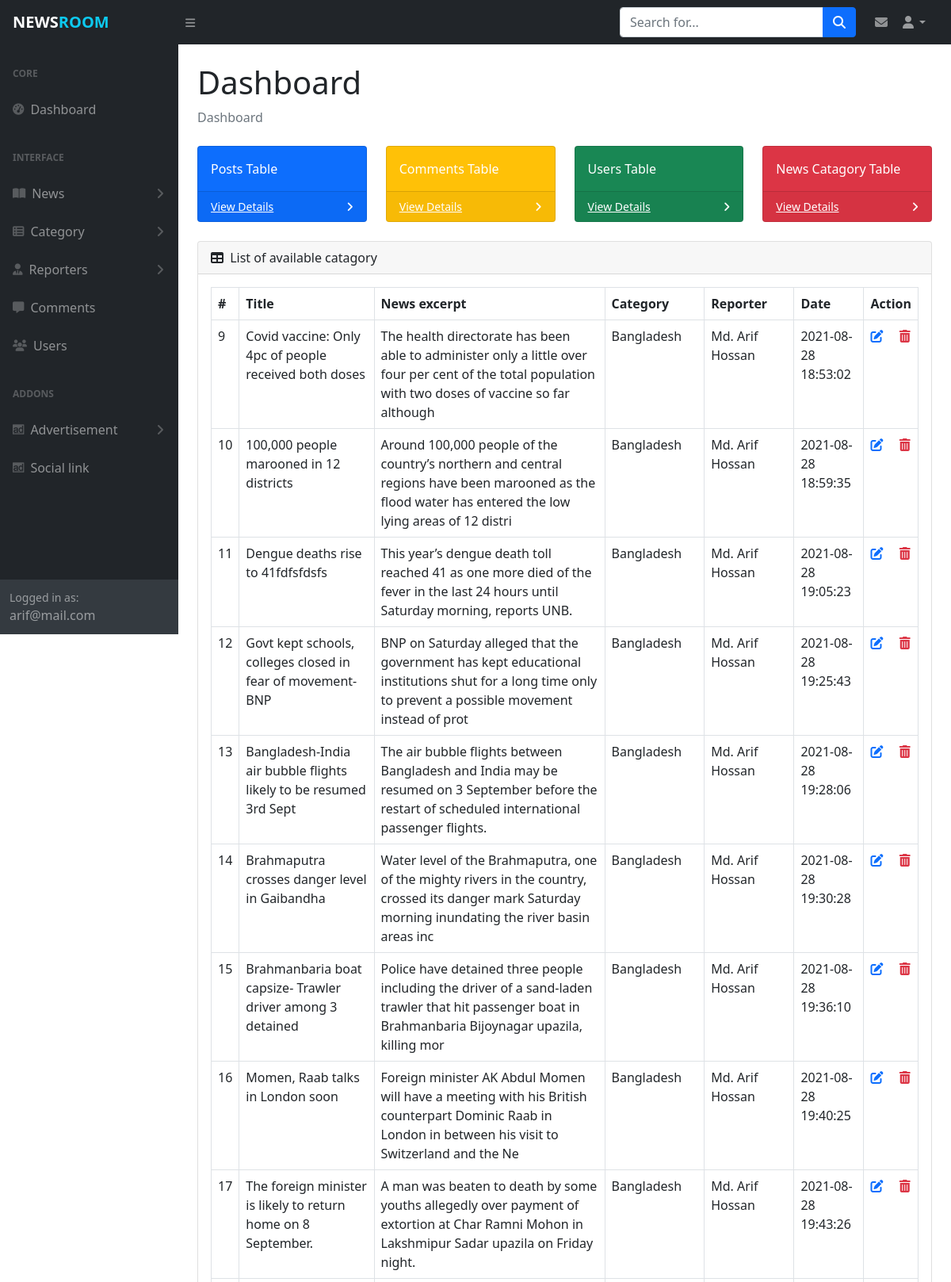
The page /admin/dashboard.php (signed in, upper part) on the database its author committed.
### tables this page shows
CREATE TABLE `myadmin` (
  `id` int(11) NOT NULL,
  `admin_name` varchar(30) DEFAULT NULL,
  `admin_mail` varchar(30) NOT NULL,
  `admin_pass` varchar(80) NOT NULL,
  `created_date` timestamp NOT NULL DEFAULT current_timestamp(),
  `updated_date` timestamp NULL DEFAULT NULL ON UPDATE current_timestamp()
);

CREATE TABLE `mypost` (
  `id` int(11) NOT NULL,
  `post_title` varchar(300) NOT NULL,
  `post_excerpt` varchar(255) DEFAULT NULL,
  `cat_id` int(11) DEFAULT NULL,
  `post_details` longtext NOT NULL,
  `post_pic` varchar(250) NOT NULL,
  `reporter_id` varchar(11) DEFAULT NULL,
  `post_date` timestamp NOT NULL DEFAULT current_timestamp(),
  `updated_at` timestamp NULL DEFAULT NULL ON UPDATE current_timestamp()
);

CREATE TABLE `mycategory` (
  `id` int(11) NOT NULL,
  `cat_name` varchar(30) NOT NULL,
  `cat_detail` varchar(300) DEFAULT NULL,
  `is_active` int(1) DEFAULT NULL,
  `created_date` timestamp NOT NULL DEFAULT current_timestamp(),
  `updated_date` timestamp NULL DEFAULT NULL ON UPDATE current_timestamp()
);

CREATE TABLE `myreporter` (
  `id` int(11) NOT NULL,
  `reporter_name` varchar(30) NOT NULL,
  `reporter_mail` varchar(30) NOT NULL,
  `reporter_mobile` varchar(14) NOT NULL,
  `reporter_img` varchar(100) NOT NULL,
  `created_date` timestamp NOT NULL DEFAULT current_timestamp()
);

### admin/dashboard.php (the view, shortened to what this page needs)
<?php include_once('includes/header.php');?>
<?php
    $sql="SELECT mypost.id, post_title, post_excerpt, cat_name, reporter_name, post_date FROM mypost, mycategory, myreporter WHERE cat_id=mycategory.id AND reporter_id=myreporter.id";
    $result=$db_config->query($sql);
?>
                <main>
                    <div class="container-fluid px-4">
                        <h1 class="mt-4">Dashboard</h1>
                        <ol class="breadcrumb mb-4">
                            <li class="breadcrumb-item active">Dashboard</li>
                        </ol>
                        <div class="row">
                            <div class="col-xl-3 col-md-6">
                                <div class="card bg-primary text-white mb-4">
                                    <div class="card-body">Posts Table</div>
                                    <div class="card-footer d-flex align-items-center justify-content-between">
                                        <a class="small text-white stretched-link" href="manage_posts.php">View Details</a>
                                        <div class="small text-white"><i class="fas fa-angle-right"></i></div>
                                    </div>
                                </div>
                            </div>
                            <div class="col-xl-3 col-md-6">
                                <div class="card bg-warning text-white mb-4">
                                    <div class="card-body">Comments Table</div>
                                    <div class="card-footer d-flex align-items-center justify-content-between">
                                        <a class="small text-white stretched-link" href="manage_comments.php">View Details</a>
                                        <div class="small text-white"><i class="fas fa-angle-right"></i></div>
                                    </div>
                                </div>
                            </div>
                            <div class="col-xl-3 col-md-6">
                                <div class="card bg-success text-white mb-4">
                                    <div class="card-body">Users Table</div>
                                    <div class="card-footer d-flex align-items-center justify-content-between">
                                        <a class="small text-white stretched-link" href="manage_users.php">View Details</a>
                                        <div class="small text-white"><i class="fas fa-angle-right"></i></div>
                                    </div>
                                </div>
                            </div>
                            <div class="col-xl-3 col-md-6">
                                <div class="card bg-danger text-white mb-4">
                                    <div class="card-body">News Catagory Table</div>
                                    <div class="card-footer d-flex align-items-center justify-content-between">
                                        <a class="small text-white stretched-link" href="manage_category.php">View Details</a>
                                        <div class="small text-white"><i class="fas fa-angle-right"></i></div>
                                    </div>
                                </div>
                            </div>
                        </div>
                        <div class="card mb-4">
                <div class="card-header">
                    <i class="fas fa-table me-1"></i>
                    List of available catagory
                </div>
                <div class="card-body table-responsive">
                    <table id="datatablesSimple" class="table table-bordered">
                        <thead>
                            <tr>
                                <th>#</th>
                                <th>Title</th>
                                <th>News excerpt</th>
                                <th>Category</th>
                                <th>Reporter</th>
                                <th>Date</th>
                                <th>Action</th>
                            </tr>
                        </thead>
                        <tbody>
                            <?php
                                while ($data=$result->fetch_object()) {
                                echo"<tr>
                                        <td>$data->id</td>
                                        <td>$data->post_title</td>
                                        <td>$data->post_excerpt</td>
                                        <td>$data->cat_name</td>
                                        <td>$data->reporter_name</td>
                                        <td>$data->post_date</td>
                                        <td>
                                            <a href='update_posts.php?id=$data->id' class='me-3'><i class='fas fa-edit'></i></a>
                                            <a href='includes/process.php?action=post_del&pid=$data->id' class='text-danger' onclick='return confirm(\"Are you sure about delete?\")'>
                                                <i class='fas fa-trash-alt'></i>
                                            </a>
                                        </td>
                                    </tr>";
                                }
                            ?>
                        </tbody>
                    </table>
                </div>
            </div>
                    </div>
                </main>
<?php include_once('includes/footer.php');?>

### admin/includes/header.php (shortened to what this page needs)
<?php
    include_once('config.php');
    $sql= "SELECT admin_name, admin_mail FROM myadmin";
    $result= $db_config->query($sql);
    $data= $result->fetch_object();
?>
<!DOCTYPE html>
<html lang="en">
    <head>
        <link href="https://cdn.jsdelivr.net/npm/simple-datatables@latest/dist/style.css" rel="stylesheet" />
        <link href="https://cdn.jsdelivr.net/npm/bootstrap@5.1.0/dist/css/bootstrap.min.css" rel="stylesheet">
        <link href="https://cdn.jsdelivr.net/npm/summernote@0.8.18/dist/summernote-lite.min.css" rel="stylesheet">
        <link rel="stylesheet" href="js/styles.css?v=<?php echo time();?>">
    </head>
    <body class="sb-nav-fixed">
        <nav class="sb-topnav navbar navbar-expand navbar-dark bg-dark">
            <a class="navbar-brand ps-3 fw-bold" href="dashboard.php">NEWS<span class="text-info">ROOM</span></a>
            <button class="btn btn-link btn-sm order-1 order-lg-0 me-4 me-lg-0" id="sidebarToggle" href="#!"><i class="fas fa-bars"></i></button>
            <form class="d-none d-md-inline-block form-inline ms-auto me-0 me-md-3 my-2 my-md-0">
                <div class="input-group">
                    <input class="form-control" type="text" placeholder="Search for..." aria-label="Search for..." aria-describedby="btnNavbarSearch" />
                    <button class="btn btn-primary" id="btnNavbarSearch" type="button"><i class="fas fa-search"></i></button>
                </div>
            </form>
            <div class="mx-2">
                <a href="manage_massages.php" class="text-decoration-none text-white-50">
                    <i class="fas fa-envelope"></i>
                </a>
            </div>
            <ul class="navbar-nav ms-auto ms-md-0 me-3 me-lg-4">
                <li class="nav-item dropdown">
                    <a class="nav-link dropdown-toggle" id="navbarDropdown" href="#" role="button" data-bs-toggle="dropdown" aria-expanded="false"><i class="fas fa-user fa-fw"></i></a>
                </li>
            </ul>
        </nav>
        <div id="layoutSidenav">
            <div id="layoutSidenav_nav">
                <nav class="sb-sidenav accordion sb-sidenav-dark" id="sidenavAccordion">
                    <div class="sb-sidenav-menu">
                        <div class="nav">
                            <div class="sb-sidenav-menu-heading">Core</div>
                            <a class="nav-link" href="dashboard.php">
                                <div class="sb-nav-link-icon"><i class="fas fa-tachometer-alt"></i></div>
                                Dashboard
                            </a>
                            <div class="sb-sidenav-menu-heading">Interface</div>
                            <a class="nav-link collapsed" href="#" data-bs-toggle="collapse" data-bs-target="#collapseLayouts" aria-expanded="false" aria-controls="collapseLayouts">
                                <div class="sb-nav-link-icon"><i class="fas fa-book-open"></i></div>
                                News
                                <div class="sb-sidenav-collapse-arrow"><i class="fas fa-angle-down"></i></div>
                            </a>
                            <a class="nav-link collapsed" href="#" data-bs-toggle="collapse" data-bs-target="#collapsePages" aria-expanded="false" aria-controls="collapsePages">
                                <div class="sb-nav-link-icon"><i class="fas fa-th-list"></i></div>
                                Category
                                <div class="sb-sidenav-collapse-arrow"><i class="fas fa-angle-down"></i></div>
                            </a>
                            <a class="nav-link collapsed" href="#" data-bs-toggle="collapse" data-bs-target="#collapseReporter" aria-expanded="false" aria-controls="collapseLayouts">
                                <div class="sb-nav-link-icon"><i class="fas fa-user-tie"></i></div>
                                Reporters
                                <div class="sb-sidenav-collapse-arrow"><i class="fas fa-angle-down"></i></div>
                            </a>
                            <a class="nav-link" href="manage_comments.php">
                                <div class="sb-nav-link-icon"><i class="fas fa-comment-alt"></i></div>
                                Comments
                            </a>
                            <a class="nav-link" href="manage_users.php">
                                <div class="sb-nav-link-icon"><i class="fas fa-users"></i></div>
                                Users
                            </a>
                            <div class="sb-sidenav-menu-heading">Addons</div>
                            <a class="nav-link collapsed" href="#" data-bs-toggle="collapse" data-bs-target="#collapsead" aria-expanded="false" aria-controls="collapseLayouts">
                                <div class="sb-nav-link-icon"><i class="fab fa-adversal"></i></div>
                                Advertisement
                                <div class="sb-sidenav-collapse-arrow"><i class="fas fa-angle-down"></i></div>
                            </a>
                            <a class="nav-link" href="manage_social_link.php">
                                <div class="sb-nav-link-icon"><i class="fab fa-adversal"></i></div>
                                Social link
                            </a>
                        </div>
                    </div>
                    <div class="sb-sidenav-footer">
                        <div class="small">Logged in as:</div>
                        <?php echo $data->admin_mail ?>
                    </div>
                </nav>
            </div>
            <div id="layoutSidenav_content">

### admin/js/styles.css (style rules this page uses)
.fixed-top, .sb-nav-fixed #layoutSidenav #layoutSidenav_nav, .sb-nav-fixed .sb-topnav { position: fixed; top: 0; right: 0; left: 0; z-index: 1030; }
#layoutSidenav { display: flex; }
#layoutSidenav #layoutSidenav_nav { flex-basis: 225px; flex-shrink: 0; transition: transform 0.15s ease-in-out; z-index: 1038; transform: translateX(-225px); }
#layoutSidenav #layoutSidenav_content { position: relative; display: flex; flex-direction: column; justify-content: space-between; min-width: 0; flex-grow: 1; min-height: calc(100vh - 56px); margin-left: -225px; }
.sb-topnav { padding-left: 0; height: 56px; z-index: 1039; }
.sb-topnav .navbar-brand { width: 225px; margin: 0; }
.sb-topnav.navbar-dark #sidebarToggle { color: rgba(255, 255, 255, 0.5); }
@media (min-width: 992px) { #layoutSidenav #layoutSidenav_nav { transform: translateX(0); } }
@media (min-width: 992px) { #layoutSidenav #layoutSidenav_content { margin-left: 0; transition: margin 0.15s ease-in-out; } }
.sb-nav-fixed .sb-topnav { z-index: 1039; }
.sb-nav-fixed #layoutSidenav #layoutSidenav_nav { width: 225px; height: 100vh; z-index: 1038; }
.sb-nav-fixed #layoutSidenav #layoutSidenav_nav .sb-sidenav { padding-top: 56px; }
.sb-nav-fixed #layoutSidenav #layoutSidenav_nav .sb-sidenav .sb-sidenav-menu { overflow-y: auto; }
.sb-nav-fixed #layoutSidenav #layoutSidenav_content { padding-left: 225px; top: 56px; }
.nav .nav-link .sb-nav-link-icon, .sb-sidenav-menu .nav-link .sb-nav-link-icon { margin-right: 0.5rem; }
.sb-sidenav { display: flex; flex-direction: column; height: 100%; flex-wrap: nowrap; }
.sb-sidenav .sb-sidenav-menu { flex-grow: 1; }
.sb-sidenav .sb-sidenav-menu .nav { flex-direction: column; flex-wrap: nowrap; }
.sb-sidenav .sb-sidenav-menu .nav .sb-sidenav-menu-heading { padding: 1.75rem 1rem 0.75rem; font-size: 0.75rem; font-weight: bold; text-transform: uppercase; }
.sb-sidenav .sb-sidenav-menu .nav .nav-link { display: flex; align-items: center; padding-top: 0.75rem; padding-bottom: 0.75rem; position: relative; }
.sb-sidenav .sb-sidenav-menu .nav .nav-link .sb-nav-link-icon { font-size: 0.9rem; }
.sb-sidenav .sb-sidenav-menu .nav .nav-link .sb-sidenav-collapse-arrow { display: inline-block; margin-left: auto; transition: transform 0.15s ease; }
.sb-sidenav .sb-sidenav-menu .nav .nav-link.collapsed .sb-sidenav-collapse-arrow { transform: rotate(-90deg); }
.sb-sidenav .sb-sidenav-footer { padding: 0.75rem; flex-shrink: 0; }
.sb-sidenav-dark { background-color: #212529; color: rgba(255, 255, 255, 0.5); }
.sb-sidenav-dark .sb-sidenav-menu .sb-sidenav-menu-heading { color: rgba(255, 255, 255, 0.25); }
.sb-sidenav-dark .sb-sidenav-menu .nav-link { color: rgba(255, 255, 255, 0.5); }
.sb-sidenav-dark .sb-sidenav-menu .nav-link .sb-nav-link-icon { color: rgba(255, 255, 255, 0.25); }
.sb-sidenav-dark .sb-sidenav-menu .nav-link .sb-sidenav-collapse-arrow { color: rgba(255, 255, 255, 0.25); }
.sb-sidenav-dark .sb-sidenav-footer { background-color: #343a40; }
small, .small { font-size: 0.875em; }

### rows shown on the page
myadmin: admin_mail "arif@mail.com"
mypost: id "9", post_title "Covid vaccine: Only 4pc of people received both doses", post_excerpt "The health directorate has been able to administer only a little over four per cent of the total population with two doses of vaccine so far although", mycategory.cat_name "Bangladesh", myreporter.reporter_name "Md. Arif Hossan", post_date "2021-08-28 18:53:02"
mypost: id "10", post_title "100,000 people marooned in 12 districts", post_excerpt "Around 100,000 people of the country’s northern and central regions have been marooned as the flood water has entered the low lying areas of 12 distri", mycategory.cat_name "Bangladesh", myreporter.reporter_name "Md. Arif Hossan", post_date "2021-08-28 18:59:35"
mypost: id "11", post_title "Dengue deaths rise to 41fdfsfdsfs", post_excerpt "This year’s dengue death toll reached 41 as one more died of the fever in the last 24 hours until Saturday morning, reports UNB.", mycategory.cat_name "Bangladesh", myreporter.reporter_name "Md. Arif Hossan", post_date "2021-08-28 19:05:23"
mypost: id "12", post_title "Govt kept schools, colleges closed in fear of movement- BNP", post_excerpt "BNP on Saturday alleged that the government has kept educational institutions shut for a long time only to prevent a possible movement instead of prot", mycategory.cat_name "Bangladesh", myreporter.reporter_name "Md. Arif Hossan", post_date "2021-08-28 19:25:43"
mypost: id "13", post_title "Bangladesh-India air bubble flights likely to be resumed 3rd Sept", post_excerpt "The air bubble flights between Bangladesh and India may be resumed on 3 September before the restart of scheduled international passenger flights.", mycategory.cat_name "Bangladesh", myreporter.reporter_name "Md. Arif Hossan", post_date "2021-08-28 19:28:06"
mypost: id "14", post_title "Brahmaputra crosses danger level in Gaibandha", post_excerpt "Water level of the Brahmaputra, one of the mighty rivers in the country, crossed its danger mark Saturday morning inundating the river basin areas inc", mycategory.cat_name "Bangladesh", myreporter.reporter_name "Md. Arif Hossan", post_date "2021-08-28 19:30:28"
mypost: id "15", post_title "Brahmanbaria boat capsize- Trawler driver among 3 detained", post_excerpt "Police have detained three people including the driver of a sand-laden trawler that hit passenger boat in Brahmanbaria Bijoynagar upazila, killing mor", mycategory.cat_name "Bangladesh", myreporter.reporter_name "Md. Arif Hossan", post_date "2021-08-28 19:36:10"
mypost: id "16", post_title "Momen, Raab talks in London soon", post_excerpt "Foreign minister AK Abdul Momen will have a meeting with his British counterpart Dominic Raab in London in between his visit to Switzerland and the Ne", mycategory.cat_name "Bangladesh", myreporter.reporter_name "Md. Arif Hossan", post_date "2021-08-28 19:40:25"
mypost: id "17", post_title "The foreign minister is likely to return home on 8 September.", post_excerpt "A man was beaten to death by some youths allegedly over payment of extortion at Char Ramni Mohon in Lakshmipur Sadar upazila on Friday night.", mycategory.cat_name "Bangladesh", myreporter.reporter_name "Md. Arif Hossan", post_date "2021-08-28 19:43:26"
